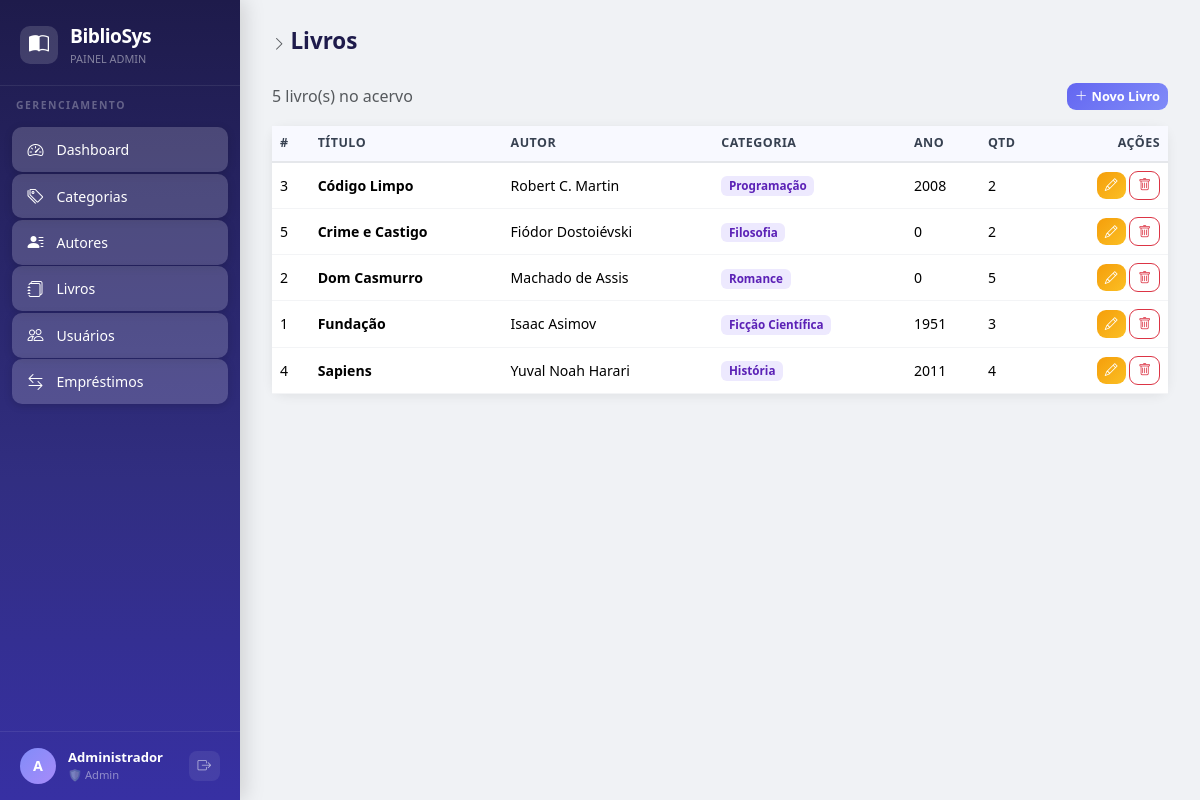
The app's page /pages/livros/index.php (signed in) with its own data.
### tables this page shows
CREATE TABLE livros (
    id             INT UNSIGNED AUTO_INCREMENT PRIMARY KEY,
    titulo         VARCHAR(200) NOT NULL,
    isbn           VARCHAR(20)  UNIQUE,
    ano_publicacao YEAR,
    quantidade     INT UNSIGNED DEFAULT 1,
    categoria_id   INT UNSIGNED NOT NULL,
    autor_id       INT UNSIGNED NOT NULL,
    criado_em      DATETIME DEFAULT CURRENT_TIMESTAMP,
    atualizado_em  DATETIME DEFAULT CURRENT_TIMESTAMP ON UPDATE CURRENT_TIMESTAMP,
    CONSTRAINT fk_livro_categoria FOREIGN KEY (categoria_id)
        REFERENCES categorias(id) ON DELETE RESTRICT ON UPDATE CASCADE,
    CONSTRAINT fk_livro_autor FOREIGN KEY (autor_id)
        REFERENCES autores(id)    ON DELETE RESTRICT ON UPDATE CASCADE
);

CREATE TABLE autores (
    id            INT UNSIGNED AUTO_INCREMENT PRIMARY KEY,
    nome          VARCHAR(150) NOT NULL,
    email         VARCHAR(150),
    nacionalidade VARCHAR(100),
    criado_em     DATETIME DEFAULT CURRENT_TIMESTAMP,
    atualizado_em DATETIME DEFAULT CURRENT_TIMESTAMP ON UPDATE CURRENT_TIMESTAMP
);

CREATE TABLE categorias (
    id            INT UNSIGNED AUTO_INCREMENT PRIMARY KEY,
    nome          VARCHAR(100)  NOT NULL,
    descricao     TEXT,
    criado_em     DATETIME DEFAULT CURRENT_TIMESTAMP,
    atualizado_em DATETIME DEFAULT CURRENT_TIMESTAMP ON UPDATE CURRENT_TIMESTAMP
);

### config/auth.php (called while the page is built, shortened)
<?php
function usuarioLogadoNome(): string {
    return $_SESSION['usuario_nome'] ?? 'Usuário';
}
function usuarioLogadoRole(): string {
    return $_SESSION['usuario_role'] ?? 'usuario';
}

### config/database.php (called while the page is built, shortened)
<?php
function getConexao(): PDO {
    static $pdo = null;
    if ($pdo === null) {
        $dsn = "mysql:host=" . DB_HOST . ";dbname=" . DB_NAME . ";charset=" . DB_CHARSET;
        $opcoes = [
            PDO::ATTR_ERRMODE            => PDO::ERRMODE_EXCEPTION,
            PDO::ATTR_DEFAULT_FETCH_MODE => PDO::FETCH_ASSOC,
            PDO::ATTR_EMULATE_PREPARES   => false,
        ];
        try {
            $pdo = new PDO($dsn, DB_USER, DB_PASS, $opcoes);
        } catch (PDOException $e) {
            die('<div style="color:red;font-family:sans-serif;padding:20px;">
                <h2>Erro de Conexão com o Banco de Dados</h2>
                <p>' . htmlspecialchars($e->getMessage()) . '</p>
                <p>Verifique as configurações em <code>config/database.php</code></p>
            </div>');
        }
    }
    return $pdo;
}

### classes/Livro.php (called while the page is built, shortened)
<?php
require_once __DIR__ . '/../config/database.php';
class Livro {
    private PDO $db;
    public function __construct() {
        $this->db = getConexao();
    }
    public function listarTodos(): array {
        $sql = "SELECT l.*, a.nome AS autor_nome, c.nome AS categoria_nome
                FROM livros l
                INNER JOIN autores    a ON a.id = l.autor_id
                INNER JOIN categorias c ON c.id = l.categoria_id
                ORDER BY l.titulo";
        return $this->db->query($sql)->fetchAll();
    }
}

### pages/livros/index.php (the view, shortened to what this page needs)
<?php
require_once __DIR__ . '/../../config/auth.php';
require_once __DIR__ . '/../../config/layout.php';
require_once __DIR__ . '/../../classes/Livro.php';
$liv   = new Livro();
$lista = $liv->listarTodos();
cabecalho('Livros');
?>
<div class="d-flex justify-content-between align-items-center mb-3">
  <span class="text-muted"><?= count($lista) ?> livro(s) no acervo</span>
  <a href="create.php" class="btn btn-primary btn-sm"><i class="bi bi-plus-lg me-1"></i>Novo Livro</a>
</div>
<div class="card">
  <div class="table-responsive">
    <table class="table mb-0">
      <thead>
        <tr><th>#</th><th>Título</th><th>Autor</th><th>Categoria</th><th>Ano</th><th>Qtd</th><th class="text-end">Ações</th></tr>
      </thead>
      <tbody>
      <?php if ($lista): foreach ($lista as $l): ?>
        <tr>
          <td><?= $l['id'] ?></td>
          <td class="fw-semibold"><?= htmlspecialchars($l['titulo']) ?></td>
          <td><?= htmlspecialchars($l['autor_nome']) ?></td>
          <td><span class="badge" style="background:#ede9fe;color:#5b21b6"><?= htmlspecialchars($l['categoria_nome']) ?></span></td>
          <td><?= $l['ano_publicacao'] ?></td>
          <td><?= $l['quantidade'] ?></td>
          <td class="text-end">
            <a href="edit.php?id=<?= $l['id'] ?>" class="btn btn-sm btn-warning"><i class="bi bi-pencil"></i></a>
            <a href="delete.php?id=<?= $l['id'] ?>" class="btn btn-sm btn-outline-danger"
               onclick="return confirm('Confirmar exclusão?')"><i class="bi bi-trash"></i></a>
          </td>
        </tr>
      <?php endforeach; else: ?>
        <tr><td colspan="7" class="text-center text-muted py-4">Nenhum livro cadastrado.</td></tr>
      <?php endif; ?>
      </tbody>
    </table>
  </div>
</div>
<?php rodape(); ?>

### config/layout.php (shortened to what this page needs)
<?php
require_once __DIR__ . '/auth.php';
function cabecalho(string $titulo = 'Biblioteca', bool $requerLogin = true): void {
    $nome   = usuarioLogadoNome();
    $role   = usuarioLogadoRole();
    $inicial= mb_strtoupper(mb_substr($nome, 0, 1));
    $isAdm  = ($role === 'admin');
    $menuAdmin = [
        ['icon'=>'bi-speedometer2',      'label'=>'Dashboard',    'url'=>'/biblioteca/index.php'],
        ['icon'=>'bi-tags',              'label'=>'Categorias',   'url'=>'/biblioteca/pages/categorias/index.php'],
        ['icon'=>'bi-person-lines-fill', 'label'=>'Autores',      'url'=>'/biblioteca/pages/autores/index.php'],
        ['icon'=>'bi-journals',          'label'=>'Livros',       'url'=>'/biblioteca/pages/livros/index.php'],
        ['icon'=>'bi-people',            'label'=>'Usuários',     'url'=>'/biblioteca/pages/usuarios/index.php'],
        ['icon'=>'bi-arrow-left-right',  'label'=>'Empréstimos',  'url'=>'/biblioteca/pages/emprestimos/index.php'],
    ];
    $menuUser = [
        ['icon'=>'bi-house-heart',       'label'=>'Início',       'url'=>'/biblioteca/pages/usuario/dashboard.php'],
        ['icon'=>'bi-search',            'label'=>'Catálogo',     'url'=>'/biblioteca/pages/usuario/catalogo.php'],
        ['icon'=>'bi-arrow-right-circle','label'=>'Solicitar',    'url'=>'/biblioteca/pages/usuario/solicitar.php'],
        ['icon'=>'bi-clock-history',     'label'=>'Meus Livros',  'url'=>'/biblioteca/pages/usuario/meus-emprestimos.php'],
    ];
    $menu = $isAdm ? $menuAdmin : $menuUser;
    $current = $_SERVER['REQUEST_URI'];
    echo '<!DOCTYPE html>
<html lang="pt-BR">
<head>
<title>' . htmlspecialchars($titulo) . ' — BiblioSys</title>
<link href="https://cdn.jsdelivr.net/npm/bootstrap@5.3.3/dist/css/bootstrap.min.css" rel="stylesheet">
<link href="https://cdn.jsdelivr.net/npm/bootstrap-icons@1.11.3/font/bootstrap-icons.min.css" rel="stylesheet">
</head>
<body>
<div class="sidebar">
  <div class="sidebar-brand">
    <div class="brand-icon"><i class="bi bi-book-half"></i></div>
    <div>
      <div class="brand-text">BiblioSys</div>
      <span class="brand-sub">' . ($isAdm ? 'PAINEL ADMIN' : 'ÁREA DO LEITOR') . '</span>
    </div>
  </div>
  <div class="sidebar-section">' . ($isAdm ? 'Gerenciamento' : 'Menu') . '</div>
  <nav class="sidebar-nav"><ul class="list-unstyled mb-0">';
    foreach ($menu as $item) {
        $active = (strpos($current, basename($item['url'], '.php')) !== false) ? 'active' : '';
        echo '<li class="nav-item"><a href="' . $item['url'] . '" class="' . $active . '">
                <i class="bi ' . $item['icon'] . '"></i> ' . $item['label'] . '
              </a></li>';
    }
    echo '</ul></nav>
  <div class="sidebar-footer">
    <div class="user-card">
      <div class="user-avatar">' . $inicial . '</div>
      <div style="overflow:hidden;min-width:0">
        <div class="user-name">' . htmlspecialchars($nome) . '</div>
        <div class="user-role">' . ($isAdm ? '🛡️ Admin' : '📚 Leitor') . '</div>
      </div>
      <a href="/biblioteca/logout.php" class="btn-logout" title="Sair"><i class="bi bi-box-arrow-right"></i></a>
    </div>
  </div>
</div>
<div class="main-content">
  <div class="page-header">
    <h1 class="page-title"><i class="bi bi-chevron-right text-muted me-1" style="font-size:.9rem"></i>' . htmlspecialchars($titulo) . '</h1>
  </div>';
}
function rodape(): void {
    echo '</div>
<script src="https://cdn.jsdelivr.net/npm/bootstrap@5.3.3/dist/js/bootstrap.bundle.min.js"></script>
</body></html>';
}

### config/layout.php (style rules this page uses)
:root { --sidebar-bg: linear-gradient(180deg,#1e1b4b 0%,#312e81 60%,#3730a3 100%); --sidebar-w: 240px; --accent: #6366f1; --accent-light: #e0e7ff; }
body { background:#f0f2f5; font-family:"Segoe UI",sans-serif; margin:0; }
.sidebar { position: fixed; top:0; left:0; bottom:0; width:var(--sidebar-w); background: var(--sidebar-bg); display:flex; flex-direction:column; box-shadow: 4px 0 20px rgba(0,0,0,.15); z-index:100; }
.sidebar-brand { padding:1.4rem 1.25rem 1.1rem; border-bottom:1px solid rgba(255,255,255,.08); display:flex; align-items:center; gap:.75rem; }
.sidebar-brand .brand-icon { width:38px; height:38px; border-radius:10px; background:rgba(255,255,255,.15); display:flex; align-items:center; justify-content:center; font-size:1.25rem; color:#fff; }
.sidebar-brand .brand-text { color:#fff; font-size:1.2rem; font-weight:800; letter-spacing:-.5px; }
.sidebar-brand .brand-sub { color:rgba(255,255,255,.45); font-size:.68rem; display:block; }
.sidebar-section { padding:.75rem 1rem .25rem; color:rgba(255,255,255,.3); font-size:.65rem; font-weight:700; letter-spacing:1.5px; text-transform:uppercase; }
.sidebar-nav { flex:1; overflow-y:auto; padding:.5rem .75rem; }
.nav-item a { display:flex; align-items:center; gap:.75rem; padding:.65rem .9rem; border-radius:10px; margin:.1rem 0; color:rgba(255,255,255,.65); font-size:.88rem; font-weight:500; text-decoration:none; transition:all .2s; }
.nav-item a.active { background:rgba(255,255,255,.18); color:#fff; box-shadow:0 2px 8px rgba(0,0,0,.15); }
.nav-item a i { font-size:1rem; width:18px; text-align:center; }
.sidebar-footer { border-top:1px solid rgba(255,255,255,.08); padding:1rem 1.25rem; }
.user-card { display:flex; align-items:center; gap:.75rem; }
.user-avatar { width:36px; height:36px; border-radius:50%; background:linear-gradient(135deg,#818cf8,#a78bfa); display:flex; align-items:center; justify-content:center; font-weight:700; color:#fff; font-size:.9rem; flex-shrink:0; }
.user-name { color:#fff; font-size:.82rem; font-weight:600; white-space:nowrap; overflow:hidden; text-overflow:ellipsis; }
.user-role { color:rgba(255,255,255,.45); font-size:.7rem; }
.btn-logout { background:rgba(255,255,255,.08); border:none; border-radius:8px; color:rgba(255,255,255,.6); padding:.3rem .55rem; font-size:.85rem; margin-left:auto; transition:.2s; flex-shrink:0; }
.main-content { margin-left:var(--sidebar-w); min-height:100vh; padding:1.75rem 2rem; }
.page-header { display:flex; align-items:center; justify-content:space-between; margin-bottom:1.75rem; }
.page-title { font-size:1.4rem; font-weight:700; color:#1e1b4b; margin:0; }
.card { border:none !important; border-radius:14px !important; box-shadow:0 2px 12px rgba(0,0,0,.07) !important; }
.table { font-size:.88rem; }
.table thead th { background:#f8f9ff; color:#374151; font-weight:700; font-size:.78rem; text-transform:uppercase; letter-spacing:.5px; border-bottom:2px solid #e5e7eb !important; }
.table td, .table th { vertical-align:middle; border-color:#f3f4f6 !important; }
.badge { border-radius:6px; font-weight:600; font-size:.73rem; }
.btn { border-radius:9px; font-weight:600; }
.btn-sm { font-size:.8rem; }
.btn-primary { background:linear-gradient(135deg,#6366f1,#818cf8); border:none; }
.btn-warning { background:linear-gradient(135deg,#f59e0b,#fbbf24); border:none; color:#fff; }

### records on screen
livros: id "3", titulo "Código Limpo", autor.nome "Robert C. Martin", categoria.nome "Programação", ano_publicacao "2008", quantidade "2"
livros: id "5", titulo "Crime e Castigo", autor.nome "Fiódor Dostoiévski", categoria.nome "Filosofia", ano_publicacao "0", quantidade "2"
livros: id "2", titulo "Dom Casmurro", autor.nome "Machado de Assis", categoria.nome "Romance", ano_publicacao "0", quantidade "5"
livros: id "1", titulo "Fundação", autor.nome "Isaac Asimov", categoria.nome "Ficção Científica", ano_publicacao "1951", quantidade "3"
livros: id "4", titulo "Sapiens", autor.nome "Yuval Noah Harari", categoria.nome "História", ano_publicacao "2011", quantidade "4"

### other values on screen
$item['label'] "Dashboard"
$item['label'] "Categorias"
$item['label'] "Autores"
$item['label'] "Livros"
$item['label'] "Usuários"
$item['label'] "Empréstimos"
$inicial "A"
$nome "Administrador"
$titulo "Livros"
count($lista) "5"
